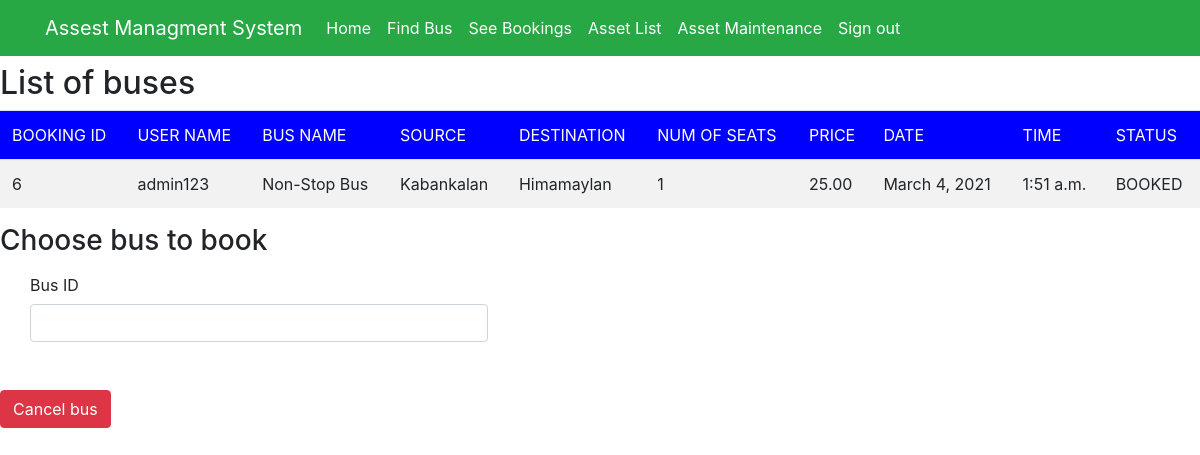
The app's page /seebookings (signed in) with its own data.
### myapp/models.py (models this page shows, shortened)
class Book(models.Model):
    BOOKED = 'B'
    CANCELLED = 'C'
    TICKET_STATUSES = ((BOOKED, 'Booked'),
                       (CANCELLED, 'Cancelled'),)
    email = models.EmailField()
    name = models.CharField(max_length=30)
    userid =models.DecimalField(decimal_places=0, max_digits=2)
    busid=models.DecimalField(decimal_places=0, max_digits=2)
    bus_name = models.CharField(max_length=30)
    source = models.CharField(max_length=30)
    dest = models.CharField(max_length=30)
    nos = models.DecimalField(decimal_places=0, max_digits=2)
    price = models.DecimalField(decimal_places=2, max_digits=6)
    date = models.DateField()
    time = models.TimeField()
    status = models.CharField(choices=TICKET_STATUSES, default=BOOKED, max_length=2)

### myapp/views.py (the view)
# urls.py: path('seebookings', views.seebookings, name="seebookings"),
@login_required(login_url='signin')
def seebookings(request,new={}):
    context = {}
    id_r = request.user.id
    book_list = Book.objects.filter(userid=id_r)
    if book_list:
        return render(request, 'myapp/booklist.html', locals())
    else:
        context["error"] = "Sorry no buses booked"
        return render(request, 'myapp/findbus.html', context)

### myapp/templates/myapp/booklist.html (shortened to what this page needs)
{% extends 'myapp/base.html' %}
{% block content %}
<h2>List of buses</h2>
<table class="table table-striped">
    <thead style="background-color: blue;color: white;">
    <td>BOOKING ID</td>
    <td>USER NAME</td>
    <td>BUS NAME</td>
    <td>SOURCE</td>
    <td>DESTINATION</td>
    <td>NUM OF SEATS</td>
    <td>PRICE</td>
    <td>DATE</td>
    <td>TIME</td>
    <td>STATUS</td>
    </thead>
    {% for row in book_list %}
    <tr>
        <td>{{row.id}}</td>
        <td>{{row.name}}</td>
        <td>{{row.bus_name}}</td>
        <td>{{row.source}}</td>
        <td>{{row.dest}}</td>
        <td>{{row.nos}}</td>
        <td>{{row.price}}</td>
        <td>{{row.date}}</td>
        <td>{{row.time}}</td>
        <td>{{row.status}}</td>
    </tr>
    {% endfor %}
</table>
<form action="{% url 'cancellings' %}" method="post">
    <h3>Choose bus to book</h3>
    <div class="col-auto">
        <label for="example-email-input" class="col-2 col-form-label">Bus ID</label>
        <div class="col-5">
            <input name='bus_id' class="form-control" type="number" id="example-email-input">
        </div>
    </div>
    <br>
    <br>
    <div class="pull-right">
        <button type="submit" class="btn btn-danger float-left">Cancel bus</button>
    </div>
</form>
{% endblock %}

### records on screen
Book: id "6", name "admin123", bus_name "Non-Stop Bus", source "Kabankalan", dest "Himamaylan", nos "1", price "25.00", date "March 4, 2021", time "1:51 a.m.", status "BOOKED"
